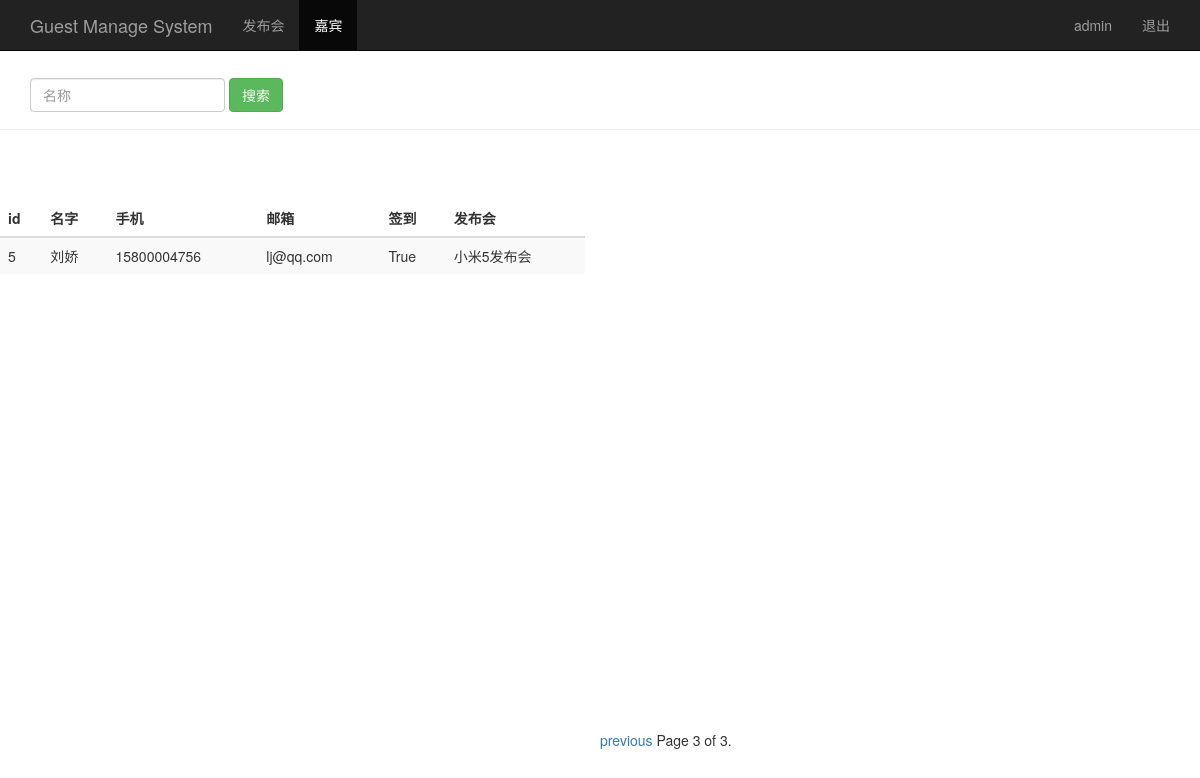
The page /search_guest/?page=3 (signed in) on the database its author committed.
### sign/models.py (models this page shows, shortened)
class Guest(models.Model):
	event = models.ForeignKey(Event)
	realname = models.CharField(max_length = 64)
	phone = models.CharField(max_length = 16)
	email = models.EmailField()
	sign = models.BooleanField()
	create_time = models.DateTimeField(auto_now = True)
	class Meta:
		unique_together = ('event', 'phone')

class Event(models.Model):
	name = models.CharField(max_length = 100)
	limit = models.IntegerField()
	status = models.BooleanField()
	address = models.CharField(max_length = 200)
	start_time = models.DateTimeField('events time')
	create_time = models.DateTimeField(auto_now = True)
	def __str__(self):
		return self.name

### sign/views.py (the view)
# urls.py: url(r'^search_guest/$', views.search_guest),
@login_required
def search_guest(request):
	username = request.session.get('user', '')
	search_name = request.GET.get('name', '')
	guests_list = Guest.objects.filter(realname__contains = search_name)
	paginator = Paginator(guests_list, 2)
	page = request.GET.get('page')
	try:
		contacts = paginator.page(page)
	except PageNotAnInteger:
		contacts = paginator.page(1)
	except EmptyPage:
		contacts = paginator.page(paginator.num_pages)
	return render(request, 'guest_manage.html', {'user':username, 'guests':contacts})

### sign/templates/guest_manage.html (shortened to what this page needs)
<!DOCTYPE html>
<html lang="zh-CN">
	<head>
		{% load bootstrap3 %}
		{% bootstrap_css %}
	</head>
	<body role="document">
	<nav class="navbar navbar-inverse navbar-fixed-top">
      <div class="container">
        <div class="navbar-header">
          <a class="navbar-brand" href="/guest_manage/">Guest Manage System</a>
        </div>
        <div id="navbar" class="collapse navbar-collapse">
          <ul class="nav navbar-nav">
            <li><a href="/event_manage/">发布会</a></li>
            <li class="active"><a href="/guest_manage/">嘉宾</a></li>
          </ul>
          <ul class="nav navbar-nav navbar-right">
           <li><a href="#">{{user}}</a></li>
           <li><a href="/logout/">退出</a></li>
         </ul>
        </div>
      </div>
    </nav>
      <div class="page-header" style="padding-top: 30px;">
        <div id="navbar" class="navbar-collapse collapse">
          <form class="navbar-form" method="get" action="/search_guest/">
            <div class="form-group">
              <input name="name" type="text" placeholder="名称" class="form-control">
            </div>
            <button type="submit" class="btn btn-success">搜索</button>
          </form>
        </div>
      </div>
      <div class="row" style="padding-top: 50px;">
        <div class="col-md-6">
          <table class="table table-striped">
            <thead>
              <tr>
                <th>id</th>
                <th>名字</th>
                <th>手机</th>
                <th>邮箱</th>
                <th>签到</th>
                <th>发布会</th>
              </tr>
            </thead>
            <tbody>
              {% for guest in guests %}
                <tr>
                  <td>{{ guest.id }}</td>
                  <td>{{ guest.realname }}</td>
                  <td>{{ guest.phone }}</td>
                  <td>{{ guest.email }}</td>
                  <td>{{ guest.sign }}</td>
                  <td>{{ guest.event }}</td>
                </tr>
             {% endfor %}
            </tbody>
          </table>
        </div>
    <div class="pagination"  style="position: fixed;bottom: 30px; ">
      <span class="step-links">
        {% if guests.has_previous %}
          <a href="?page={{ guests.previous_page_number }}">previous</a>
        {% endif %}
          <span class="current">
            Page {{ guests.number }} of {{ guests.paginator.num_pages }}.
          </span>
      </span>
    </div>
	</body>
</html>

### rows shown on the page
Guest: id "5", realname "刘娇", phone "15800004756", email "lj@qq.com", sign "True", event "小米5发布会"

### other values the page prints
{{ user }} "admin"
{{ guests.number }} "3"
{{ guests.paginator.num_pages }} "3"
